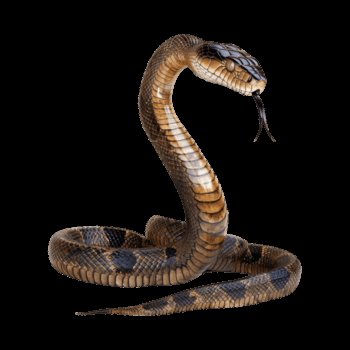
#> input picture p9-act13-1374/imagenes/serpiente3.webp, 350 x 350 px
$ python ejemplo3_contar_objetos.py
#> lines starting #> are read from the running program, lines starting #| are printed output that depends on the picture; after the words box and inside, x2 and y2 are one past the last pixel; in counts of white or black regions, pixels touching at a corner belong together
# Cristopher Lopez Nc 1374
# serpiente No 34
# Ejemplo No 3

import cv2


# Cargar imagen
imagen = cv2.imread("imagenes/serpiente3.webp")
#> imagen is the input picture: shape (350, 350, 3); mean B, G, R 15.3, 18.7, 23.4

# Comprobar imagen
if imagen is None:
    print("Error: no se pudo cargar la imagen.")
    exit()

# Convertir a escala de grises
gris = cv2.cvtColor(imagen, cv2.COLOR_BGR2GRAY)
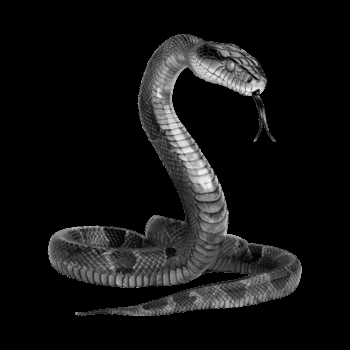
#> gris: shape (350, 350); min 0, max 239, mean 19.7

# Aplicar umbral
_, binaria = cv2.threshold(
    gris,
    127,
    255,
    cv2.THRESH_BINARY
)
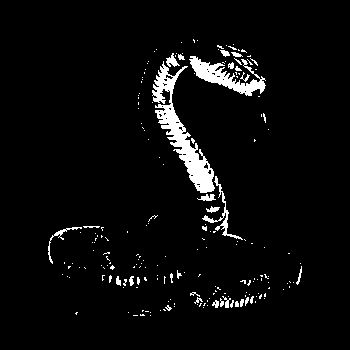
#> binaria: shape (350, 350); 4.3% white; 199 white regions (170 under 20 px)

# Encontrar contornos externos
contornos, _ = cv2.findContours(
    binaria,
    cv2.RETR_EXTERNAL,
    cv2.CHAIN_APPROX_SIMPLE
)
#> contornos = 199 contours, 185 with area under 20; largest, box (x1, y1, x2, y2) and area: (152, 61, 215, 193) 2050, (189, 56, 266, 96) 938, (202, 176, 243, 240) 190, (48, 227, 82, 264) 70, (166, 53, 180, 67) 70

# Crear copia
resultado = imagen.copy()

# Contador
cantidad = 0

# Analizar cada contorno
for contorno in contornos:

    # Calcular área
    area = cv2.contourArea(contorno)

    # Ignorar objetos demasiado pequeños
    if area > 500:

        cantidad += 1

        # Dibujar contorno
        cv2.drawContours(
            resultado,
            [contorno],
            -1,
            (0, 255, 0),
            2
        )

        # Obtener rectángulo
        x, y, ancho, alto = cv2.boundingRect(contorno)

        # Dibujar rectángulo
        cv2.rectangle(
            resultado,
            (x, y),
            (x + ancho, y + alto),
            (255, 0, 0),
            2
        )

        # Mostrar número del objeto
        cv2.putText(
            resultado,
            f"Objeto {cantidad}",
            (x, y - 10),
            cv2.FONT_HERSHEY_SIMPLEX,
            0.6,
            (0, 0, 255),
            2
        )
#> this loop made 199 passes
#> (area, cantidad, x, y, ancho, alto) on passes 174, 179: (2050.5, 1, 152, 61, 63, 132), (938.5, 2, 189, 56, 77, 40)
#> area on passes 23, 35: 25, 23.5
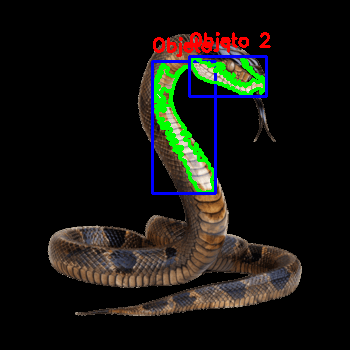
#> resultado: shape (350, 350, 3); 4.58% of pixels changed, all inside (x1, y1, x2, y2) = (151, 32, 271, 195)
#> after the loop, cantidad = 2

# Mostrar resultado
cv2.imshow("serpiente 1374", resultado)

# Guardar
cv2.imwrite(
    "resultados/ejemplo3_objetos.jpg",
    resultado
)

print("Objetos identificados:", cantidad)
#| Objetos identificados: 2
print("Resultado guardado en resultados/ejemplo3_objetos.jpg")

# Esperar
cv2.waitKey(0)

# Cerrar
cv2.destroyAllWindows()

print("Cristopher Lopez NC 1374 ")
